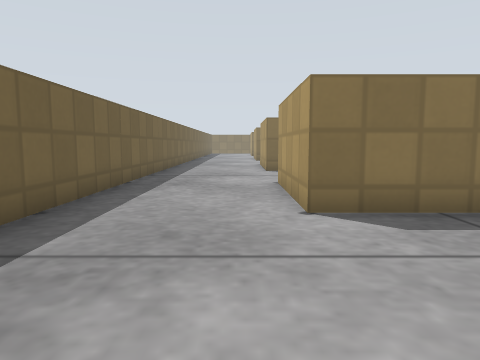
view 1 (above)

19 first-person views from a walk through a world built for the Gazebo simulator. The camera is 0.51 m above the floor, tilts 6° down and sees 70° across. The floor is counted in squares, 0.5 m on a side. Each view is taken from the middle of a square. On the plan, view 1 faces up. The plan holds only what a view shows up to about 13 squares ahead; the rest is blank. The place goes on beyond the plan. Gazebo's built-in surfaces are drawn with simple patterns. Surface patterns are stand-ins for the level's own textures.

view 2
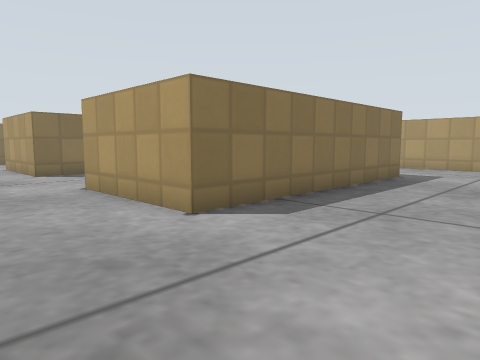

view 3
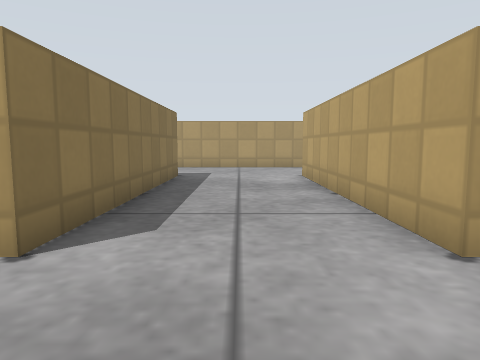

view 4
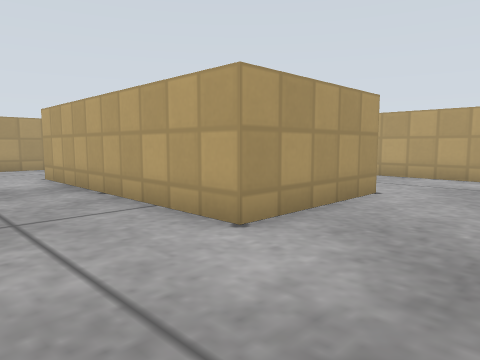

view 5
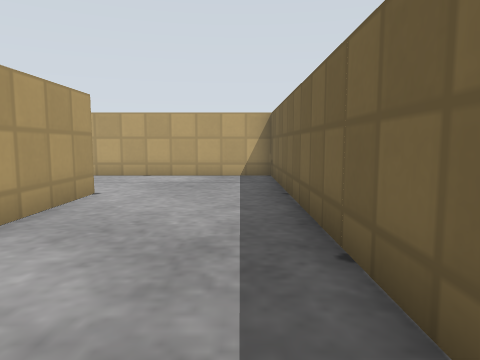

view 6
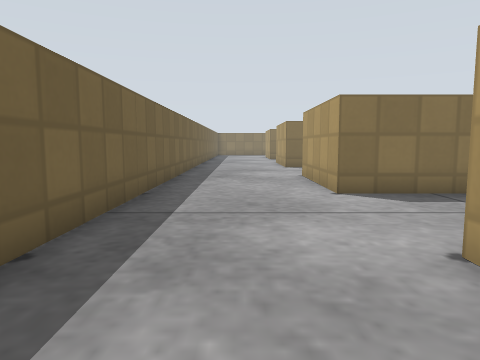

view 7
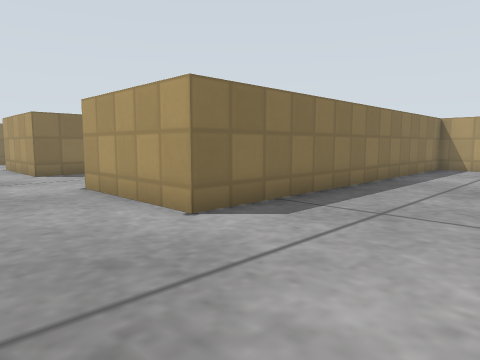

view 8
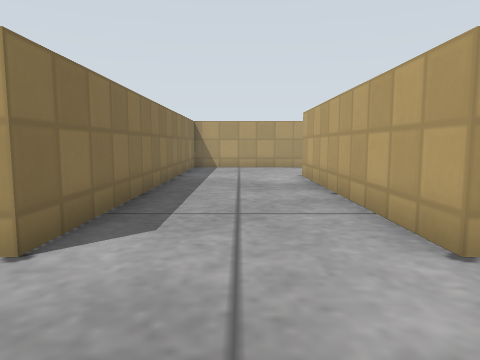

view 9
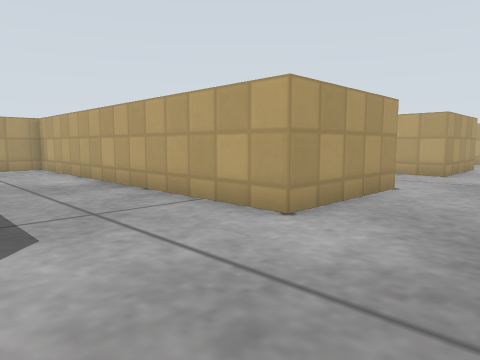

view 10
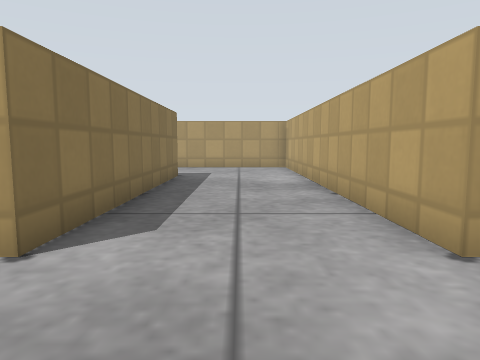

view 11
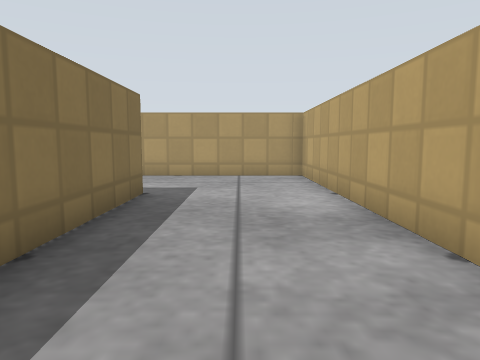

view 12
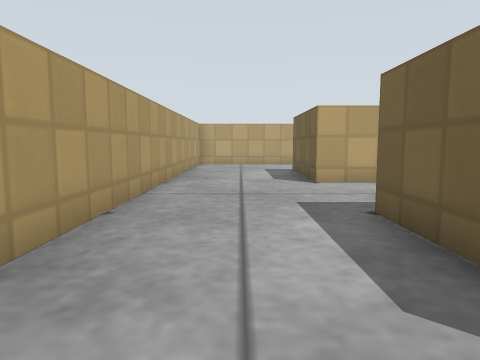

view 13
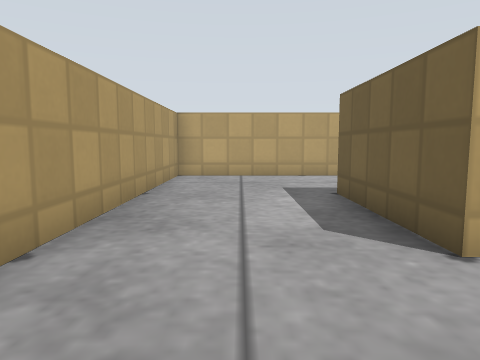

view 14
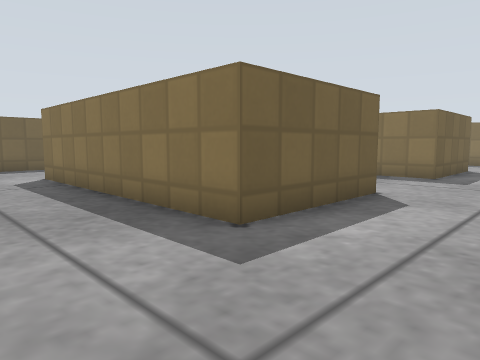

view 15
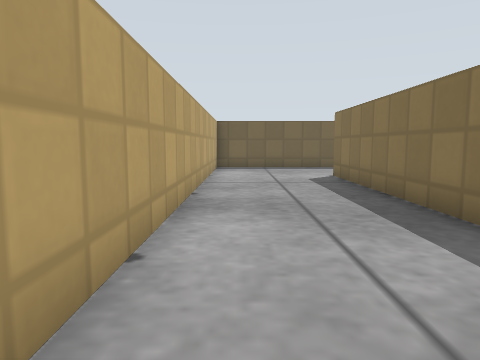

view 16
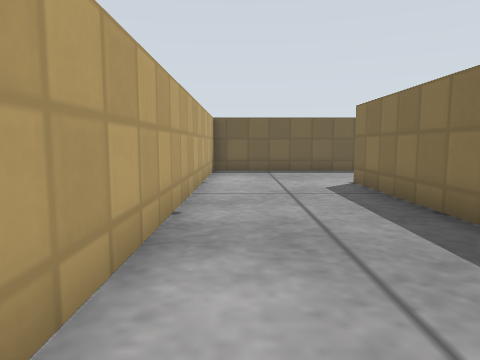

view 17
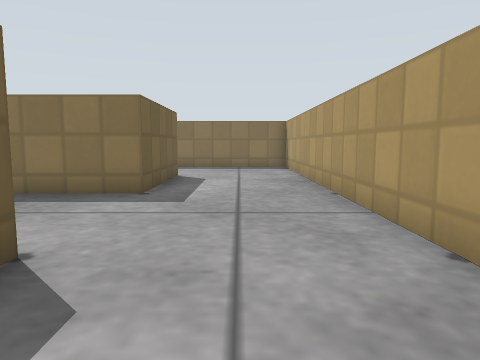

view 18
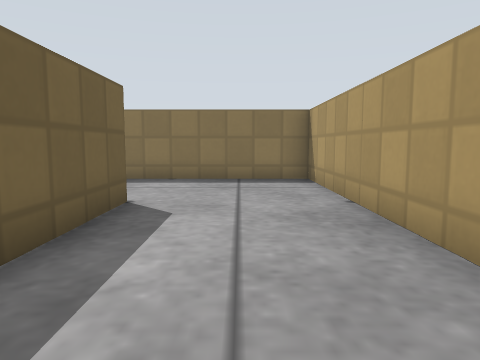

view 19
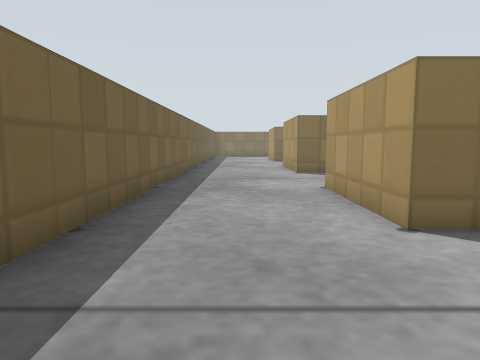

### Floor plan
Key: @ floor where view 1 was taken; # wall or solid block; . floor; B beige box.
Columns run from 3 left of view 1 to 13 right of it. Each row starts with its distance up from view 1.
 22 #...B          .#
 21 #...BBBBBBBBB...#
 20 #...............#
 19 #...............#
 18 #...............#
 17 #...BBBBBBBBBBBB#
 16 #...B
 15 #...B
 14 #...B
 13 #...BBBBBBBBBBBB#
 12 #...............#
 11 #...............#
 10 #...............#
  9 #...BBBBBBBBB...#
  8 #...B       B...#
  7 #...B       B...#
  6 #...B       B...#
  5 #...BBBBBBBBB...#
  4 #...............#
  3 #...............#
  2 #...............#
  1 #...BBBBBBBBB...#
  0 #..@B       B...#
 -1 #...B       B...#
 -2 #...B       B...#
 -3 #...BBBBBBBBB...#
 -4 #...............#
 -5 #...............#
 -6 #...............#
 -7 #################

Positions as (right, up) in squares from view 1, and headings:
1: (0, 0), facing up
2: (-2, 1), facing up-right
3: (-2, 3), facing right
4: (-2, 4), facing down-right
5: (-2, 4), facing down
6: (-1, 6), facing up
7: (-2, 9), facing up-right
8: (-2, 11), facing right
9: (-2, 21), facing down-right
10: (-2, 19), facing right
11: (2, 19), facing right
12: (11, 10), facing down
13: (11, 4), facing down
14: (12, -6), facing up-left
15: (12, -6), facing left
16: (10, -6), facing left
17: (11, -2), facing up
18: (11, 3), facing up
19: (-1, 9), facing up
